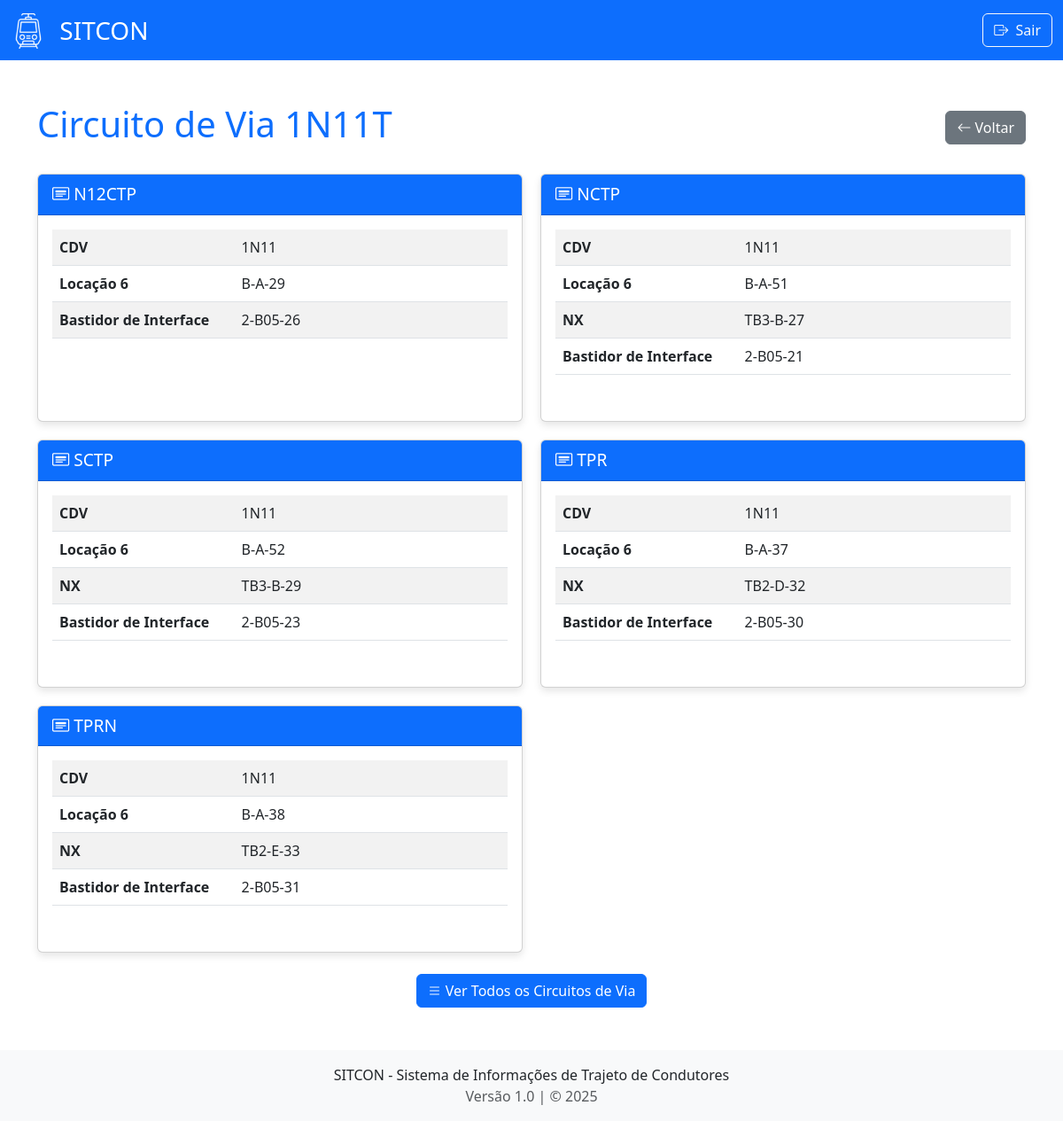
/cdv/1N11 (signed in), run on the app's committed database.
### models.py (models this page shows, shortened)
class CDV(db.Model):
    __tablename__ = 'cdv'
    idcdv = db.Column(db.String(5), primary_key=True)
    tipo = db.Column(db.String(6), primary_key=True)
    L1 = db.Column(db.String(8), nullable=True)
    L2 = db.Column(db.String(8), nullable=True)
    L3 = db.Column(db.String(8), nullable=True)
    L4 = db.Column(db.String(8), nullable=True)
    L5 = db.Column(db.String(8), nullable=True)
    L6 = db.Column(db.String(8), nullable=True)
    L7 = db.Column(db.String(8), nullable=True)
    L8 = db.Column(db.String(8), nullable=True)
    L9 = db.Column(db.String(8), nullable=True)
    L10 = db.Column(db.String(8), nullable=True)
    tower = db.Column(db.String(8), nullable=True)
    interface = db.Column(db.String(8), nullable=True)
    L14 = db.Column(db.String(8), nullable=True)
    L15 = db.Column(db.String(8), nullable=True)
    L16 = db.Column(db.String(8), nullable=True)
    L18 = db.Column(db.String(8), nullable=True)
    L17 = db.Column(db.String(8), nullable=True)
    L20 = db.Column(db.String(8), nullable=True)
    L21 = db.Column(db.String(8), nullable=True)
    L22 = db.Column(db.String(8), nullable=True)
    L23 = db.Column(db.String(8), nullable=True)

### app.py (the view)
@app.route('/cdv/<cdv_id>')
def cdv_detail(cdv_id):
    if not session.get('logado'):
        return redirect(url_for('login'))
    TRADUCAO_CAMPOS = {
        'idcdv': 'CDV',
        'tipo': 'Tipo',
        'L1': 'Locação 1',
        'L2': 'Locação 2',
        'L3': 'Locação 3',
        'L4': 'Locação 4',
        'L5': 'Locação 5',
        'L6': 'Locação 6',
        'L7': 'Locação 7',
        'L8': 'Locação 8',
        'L9': 'Locação 9',
        'L10': 'Locação 10',
        'tower': 'NX',
        'interface': 'Bastidor de Interface',
        'L14': 'Locação 14',
        'L15': 'Locação 15',
        'L16': 'Locação 16',
        'L18': 'Locação 18',
        'L17': 'Locação 17',
        'L20': 'Locação 20',
        'L21': 'Locação 21',
        'L22': 'Locação 22',
        'L23': 'Locação 23'
    }
    registros = CDV.query.filter_by(idcdv=cdv_id).all()
    if not registros:
        flash(f'CDV {cdv_id} não encontrado', 'warning')
        return redirect(url_for('cdv'))
    dados = []
    for registro in registros:
        campos_registro = {}
        for coluna in CDV.__table__.columns:
            nome_original = coluna.name
            nome_amigavel = TRADUCAO_CAMPOS.get(nome_original, nome_original)
            valor = getattr(registro, nome_original)
            if valor not in [None, '']:
                campos_registro[nome_amigavel] = valor
        dados.append(campos_registro)
    return render_template('cdv_detail.html',
                         cdv_id=cdv_id,
                         registros=dados)

### templates/cdv_detail.html (shortened to what this page needs)
<!DOCTYPE html>
<html lang="pt-BR">
  <head>
    <link
      href="https://cdn.jsdelivr.net/npm/bootstrap@5.3.0/dist/css/bootstrap.min.css"
      rel="stylesheet"
    />
    <link
      rel="stylesheet"
      href="https://cdn.jsdelivr.net/npm/bootstrap-icons@1.10.0/font/bootstrap-icons.css"
    />
  </head>
  <body>
    <nav class="navbar bg-primary navbar-dark">
      <div class="container-fluid">
        <a class="navbar-brand" href="/sitcon" style="font-size: 28px">
          <img
            src="{{ url_for('static', filename='images/train3.png') }}"
            alt="Logo SITCON"
            width="40"
            height="40"
            class="d-inline-block align-text-top me-2"
          />
          SITCON
        </a>
        <div class="d-flex">
          <a href="{{ url_for('logout') }}" class="btn btn-outline-light">
            <i class="bi bi-box-arrow-right me-1"></i> Sair
          </a>
        </div>
      </div>
    </nav>
    <div class="container mt-5">
      <div class="d-flex justify-content-between align-items-center mb-4">
        <h1 class="text-primary">Circuito de Via {{ cdv_id }}T</h1>
        <a href="/cdv" class="btn btn-secondary">
          <i class="bi bi-arrow-left"></i> Voltar
        </a>
      </div>
      <div class="registro-grid">
        {% for registro in registros %}
        <div class="card">
          <div class="card-header bg-primary text-white">
            <i class="bi bi-card-heading"></i>
            {{ registro.pop('Tipo', 'Configuração ' + loop.index|string) }}
          </div>
          <div class="card-body">
            <div class="table-responsive">
              <table class="table table-striped">
                <tbody>
                  {% if registro %}
                    {% for nome, valor in registro.items() %}
                      {% if nome != 'tipo' %}
                      <tr>
                        <td width="40%"><strong>{{ nome }}</strong></td>
                        <td>{{ valor }}</td>
                      </tr>
                      {% endif %}
                    {% endfor %}
                  {% else %}
                    <tr>
                      <td colspan="2" class="text-center">Nenhum dado disponível</td>
                    </tr>
                  {% endif %}
                </tbody>
              </table>
            </div>
          </div>
        </div>
        {% endfor %}
      </div>
      <div class="text-center mt-4">
        <a href="/cdv" class="btn btn-primary">
          <i class="bi bi-list"></i> Ver Todos os Circuitos de Via
        </a>
      </div>
    </div>
    <footer class="mt-5 py-3 bg-light">
      <div class="container text-center">
        <p class="mb-0">SITCON - Sistema de Informações de Trajeto de Condutores</p>
        <p class="mb-0 text-muted">Versão 1.0 | &copy; 2025</p>
      </div>
    </footer>
  </body>
</html>

### templates/cdv_detail.html (style rules this page uses)
.card-header { font-size: 1.2rem; }
.card { box-shadow: 0 4px 8px rgba(0, 0, 0, 0.1); height: 100%; margin-bottom: 20px; }
.table-responsive { max-height: 300px; overflow-y: auto; }
.registro-grid { display: grid; grid-template-columns: repeat(2, 1fr); gap: 20px; }

### data on the page
CDV: pop "N12CTP", nome "CDV", idcdv "1N11", nome "Locação 6", L6 "B-A-29", nome "Bastidor de Interface", interface "2-B05-26"
CDV: pop "NCTP", nome "CDV", idcdv "1N11", nome "Locação 6", L6 "B-A-51", nome "NX", tower "TB3-B-27", nome "Bastidor de Interface", interface "2-B05-21"
CDV: pop "SCTP", nome "CDV", idcdv "1N11", nome "Locação 6", L6 "B-A-52", nome "NX", tower "TB3-B-29", nome "Bastidor de Interface", interface "2-B05-23"
CDV: pop "TPR", nome "CDV", idcdv "1N11", nome "Locação 6", L6 "B-A-37", nome "NX", tower "TB2-D-32", nome "Bastidor de Interface", interface "2-B05-30"
CDV: pop "TPRN", nome "CDV", idcdv "1N11", nome "Locação 6", L6 "B-A-38", nome "NX", tower "TB2-E-33", nome "Bastidor de Interface", interface "2-B05-31"

### other printed values
{{ cdv_id }} "1N11"
